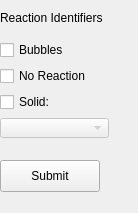
<?xml version="1.0" encoding="UTF-8"?>
<ui version="4.0">
 <class>ReactionIdentifiers</class>
 <widget class="QWidget" name="ReactionIdentifiers">
  <property name="geometry">
   <rect>
    <x>0</x>
    <y>0</y>
    <width>138</width>
    <height>213</height>
   </rect>
  </property>
  <property name="windowTitle">
   <string>Form</string>
  </property>
  <widget class="QLabel" name="label">
   <property name="geometry">
    <rect>
     <x>0</x>
     <y>10</y>
     <width>121</width>
     <height>16</height>
    </rect>
   </property>
   <property name="text">
    <string>Reaction Identifiers</string>
   </property>
  </widget>
  <widget class="QPushButton" name="submitButton">
   <property name="geometry">
    <rect>
     <x>0</x>
     <y>160</y>
     <width>100</width>
     <height>32</height>
    </rect>
   </property>
   <property name="text">
    <string>Submit</string>
   </property>
  </widget>
  <widget class="QWidget" name="">
   <property name="geometry">
    <rect>
     <x>0</x>
     <y>40</y>
     <width>109</width>
     <height>98</height>
    </rect>
   </property>
   <layout class="QVBoxLayout" name="verticalLayout">
    <item>
     <widget class="QCheckBox" name="bubblesBox">
      <property name="text">
       <string>Bubbles</string>
      </property>
     </widget>
    </item>
    <item>
     <widget class="QCheckBox" name="noReactionBox">
      <property name="text">
       <string>No Reaction</string>
      </property>
     </widget>
    </item>
    <item>
     <widget class="QCheckBox" name="solidBox">
      <property name="text">
       <string>Solid:</string>
      </property>
     </widget>
    </item>
    <item>
     <widget class="QComboBox" name="colorBox">
      <property name="enabled">
       <bool>false</bool>
      </property>
     </widget>
    </item>
   </layout>
  </widget>
 </widget>
 <resources/>
 <connections/>
</ui>
